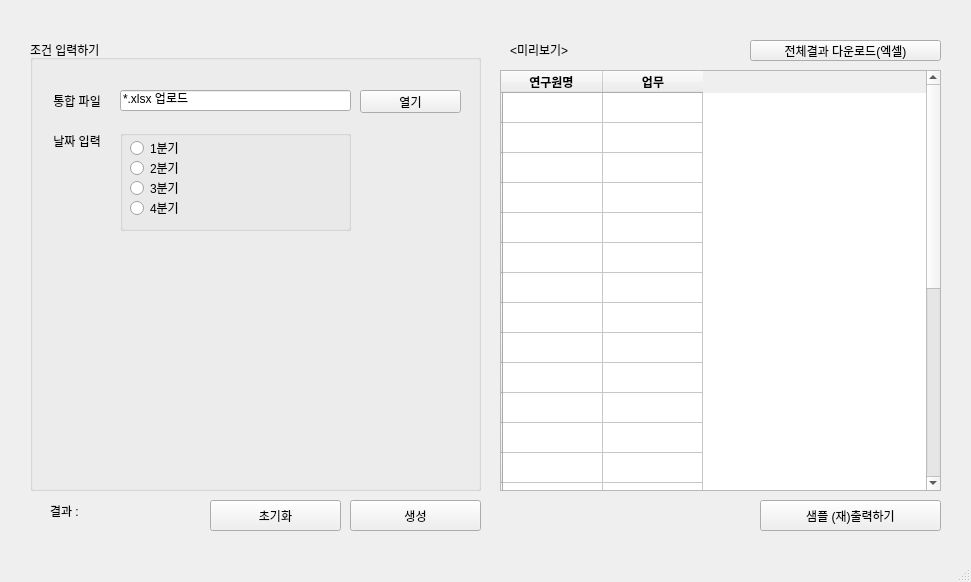
<?xml version="1.0" encoding="UTF-8"?>
<ui version="4.0">
 <class>MainWindow</class>
 <widget class="QMainWindow" name="MainWindow">
  <property name="geometry">
   <rect>
    <x>0</x>
    <y>0</y>
    <width>971</width>
    <height>582</height>
   </rect>
  </property>
  <property name="windowTitle">
   <string>MainWindow</string>
  </property>
  <widget class="QWidget" name="centralwidget">
   <widget class="QTableWidget" name="tbl_preview">
    <property name="geometry">
     <rect>
      <x>500</x>
      <y>70</y>
      <width>441</width>
      <height>421</height>
     </rect>
    </property>
    <row>
     <property name="text">
      <string/>
     </property>
    </row>
    <row>
     <property name="text">
      <string/>
     </property>
    </row>
    <row>
     <property name="text">
      <string/>
     </property>
    </row>
    <row>
     <property name="text">
      <string/>
     </property>
    </row>
    <row>
     <property name="text">
      <string/>
     </property>
    </row>
    <row>
     <property name="text">
      <string/>
     </property>
    </row>
    <row>
     <property name="text">
      <string/>
     </property>
    </row>
    <row>
     <property name="text">
      <string/>
     </property>
    </row>
    <row>
     <property name="text">
      <string/>
     </property>
    </row>
    <row>
     <property name="text">
      <string/>
     </property>
    </row>
    <row>
     <property name="text">
      <string/>
     </property>
    </row>
    <row>
     <property name="text">
      <string/>
     </property>
    </row>
    <row>
     <property name="text">
      <string/>
     </property>
    </row>
    <row>
     <property name="text">
      <string/>
     </property>
    </row>
    <row>
     <property name="text">
      <string/>
     </property>
    </row>
    <row>
     <property name="text">
      <string/>
     </property>
    </row>
    <row>
     <property name="text">
      <string/>
     </property>
    </row>
    <row>
     <property name="text">
      <string/>
     </property>
    </row>
    <row>
     <property name="text">
      <string/>
     </property>
    </row>
    <row>
     <property name="text">
      <string/>
     </property>
    </row>
    <row>
     <property name="text">
      <string/>
     </property>
    </row>
    <row>
     <property name="text">
      <string/>
     </property>
    </row>
    <row>
     <property name="text">
      <string/>
     </property>
    </row>
    <row>
     <property name="text">
      <string/>
     </property>
    </row>
    <row>
     <property name="text">
      <string/>
     </property>
    </row>
    <column>
     <property name="text">
      <string>         연구원명          </string>
     </property>
     <property name="font">
      <font>
       <weight>75</weight>
       <bold>true</bold>
      </font>
     </property>
    </column>
    <column>
     <property name="text">
      <string>업무</string>
     </property>
     <property name="font">
      <font>
       <weight>75</weight>
       <bold>true</bold>
      </font>
     </property>
    </column>
    <item row="18" column="1">
     <property name="text">
      <string/>
     </property>
    </item>
   </widget>
   <widget class="QPushButton" name="btn_clear">
    <property name="geometry">
     <rect>
      <x>210</x>
      <y>500</y>
      <width>131</width>
      <height>31</height>
     </rect>
    </property>
    <property name="text">
     <string>초기화</string>
    </property>
   </widget>
   <widget class="QGroupBox" name="box_search">
    <property name="geometry">
     <rect>
      <x>30</x>
      <y>40</y>
      <width>451</width>
      <height>451</height>
     </rect>
    </property>
    <property name="title">
     <string>조건 입력하기</string>
    </property>
    <widget class="QLabel" name="label_date">
     <property name="geometry">
      <rect>
       <x>20</x>
       <y>90</y>
       <width>71</width>
       <height>21</height>
      </rect>
     </property>
     <property name="text">
      <string> 날짜 입력</string>
     </property>
    </widget>
    <widget class="QLabel" name="label_xlsx">
     <property name="geometry">
      <rect>
       <x>20</x>
       <y>50</y>
       <width>71</width>
       <height>21</height>
      </rect>
     </property>
     <property name="text">
      <string> 통합 파일</string>
     </property>
    </widget>
    <widget class="QLineEdit" name="input_upload_xlsx">
     <property name="geometry">
      <rect>
       <x>90</x>
       <y>50</y>
       <width>231</width>
       <height>21</height>
      </rect>
     </property>
     <property name="text">
      <string>*.xlsx 업로드</string>
     </property>
    </widget>
    <widget class="QPushButton" name="btn_open_xlsx">
     <property name="geometry">
      <rect>
       <x>330</x>
       <y>50</y>
       <width>101</width>
       <height>23</height>
      </rect>
     </property>
     <property name="text">
      <string>열기</string>
     </property>
    </widget>
    <widget class="QGroupBox" name="groupBox">
     <property name="geometry">
      <rect>
       <x>90</x>
       <y>90</y>
       <width>231</width>
       <height>101</height>
      </rect>
     </property>
     <property name="title">
      <string/>
     </property>
     <widget class="QRadioButton" name="input_qut_first">
      <property name="geometry">
       <rect>
        <x>10</x>
        <y>10</y>
        <width>90</width>
        <height>16</height>
       </rect>
      </property>
      <property name="text">
       <string>1분기</string>
      </property>
     </widget>
     <widget class="QRadioButton" name="input_qut_second">
      <property name="geometry">
       <rect>
        <x>10</x>
        <y>30</y>
        <width>90</width>
        <height>16</height>
       </rect>
      </property>
      <property name="text">
       <string>2분기</string>
      </property>
     </widget>
     <widget class="QRadioButton" name="input_qut_third">
      <property name="geometry">
       <rect>
        <x>10</x>
        <y>50</y>
        <width>90</width>
        <height>16</height>
       </rect>
      </property>
      <property name="text">
       <string>3분기</string>
      </property>
     </widget>
     <widget class="QRadioButton" name="input_qut_fourth">
      <property name="geometry">
       <rect>
        <x>10</x>
        <y>70</y>
        <width>90</width>
        <height>16</height>
       </rect>
      </property>
      <property name="text">
       <string>4분기</string>
      </property>
     </widget>
    </widget>
   </widget>
   <widget class="QPushButton" name="btn_download">
    <property name="geometry">
     <rect>
      <x>750</x>
      <y>40</y>
      <width>191</width>
      <height>21</height>
     </rect>
    </property>
    <property name="text">
     <string>전체결과 다운로드(엑셀)</string>
    </property>
   </widget>
   <widget class="QPushButton" name="btn_search">
    <property name="geometry">
     <rect>
      <x>350</x>
      <y>500</y>
      <width>131</width>
      <height>31</height>
     </rect>
    </property>
    <property name="text">
     <string>생성</string>
    </property>
   </widget>
   <widget class="QLabel" name="label_preview">
    <property name="geometry">
     <rect>
      <x>510</x>
      <y>40</y>
      <width>141</width>
      <height>21</height>
     </rect>
    </property>
    <property name="text">
     <string>&lt;미리보기&gt;</string>
    </property>
   </widget>
   <widget class="QLabel" name="label_result">
    <property name="geometry">
     <rect>
      <x>50</x>
      <y>500</y>
      <width>41</width>
      <height>21</height>
     </rect>
    </property>
    <property name="text">
     <string>결과 : </string>
    </property>
   </widget>
   <widget class="QLabel" name="label_result_value">
    <property name="geometry">
     <rect>
      <x>90</x>
      <y>500</y>
      <width>41</width>
      <height>21</height>
     </rect>
    </property>
    <property name="text">
     <string/>
    </property>
   </widget>
   <widget class="QPushButton" name="btn_print">
    <property name="geometry">
     <rect>
      <x>760</x>
      <y>500</y>
      <width>181</width>
      <height>31</height>
     </rect>
    </property>
    <property name="text">
     <string>샘플 (재)출력하기</string>
    </property>
   </widget>
  </widget>
  <widget class="QMenuBar" name="menubar">
   <property name="geometry">
    <rect>
     <x>0</x>
     <y>0</y>
     <width>971</width>
     <height>21</height>
    </rect>
   </property>
  </widget>
  <widget class="QStatusBar" name="statusbar"/>
 </widget>
 <resources/>
 <connections/>
</ui>
